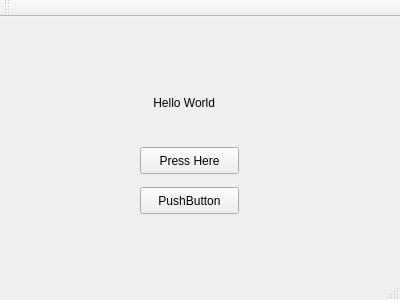
<?xml version="1.0" encoding="UTF-8"?>
<ui version="4.0">
 <class>MainWindow</class>
 <widget class="QMainWindow" name="MainWindow">
  <property name="geometry">
   <rect>
    <x>0</x>
    <y>0</y>
    <width>400</width>
    <height>300</height>
   </rect>
  </property>
  <property name="windowTitle">
   <string>MainWindow</string>
  </property>
  <widget class="QWidget" name="centralWidget">
   <widget class="QLabel" name="label">
    <property name="geometry">
     <rect>
      <x>140</x>
      <y>60</y>
      <width>221</width>
      <height>51</height>
     </rect>
    </property>
    <property name="text">
     <string>    Hello World</string>
    </property>
   </widget>
   <widget class="QPushButton" name="pushButton">
    <property name="geometry">
     <rect>
      <x>140</x>
      <y>130</y>
      <width>99</width>
      <height>27</height>
     </rect>
    </property>
    <property name="text">
     <string>Press Here</string>
    </property>
   </widget>
   <widget class="QPushButton" name="pushButton_2">
    <property name="geometry">
     <rect>
      <x>140</x>
      <y>170</y>
      <width>99</width>
      <height>27</height>
     </rect>
    </property>
    <property name="text">
     <string>PushButton</string>
    </property>
   </widget>
  </widget>
  <widget class="QMenuBar" name="menuBar">
   <property name="geometry">
    <rect>
     <x>0</x>
     <y>0</y>
     <width>400</width>
     <height>25</height>
    </rect>
   </property>
  </widget>
  <widget class="QToolBar" name="mainToolBar">
   <attribute name="toolBarArea">
    <enum>TopToolBarArea</enum>
   </attribute>
   <attribute name="toolBarBreak">
    <bool>false</bool>
   </attribute>
  </widget>
  <widget class="QStatusBar" name="statusBar"/>
 </widget>
 <layoutdefault spacing="6" margin="11"/>
 <resources/>
 <connections/>
</ui>
